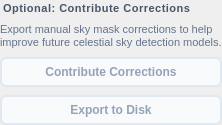
<?xml version="1.0" encoding="UTF-8"?>
<ui version="4.0">
 <class>DenoiseExportSettings</class>
 <widget class="QWidget" name="DenoiseExportSettings">
  <layout class="QVBoxLayout" name="layout">
   <property name="spacing">
    <number>8</number>
   </property>
   <property name="leftMargin">
    <number>0</number>
   </property>
   <property name="topMargin">
    <number>0</number>
   </property>
   <property name="rightMargin">
    <number>0</number>
   </property>
   <property name="bottomMargin">
    <number>0</number>
   </property>
   <item>
    <widget class="QLabel" name="contributeHeading">
     <property name="styleSheet">
      <string notr="true">font-size: 11px;
font-weight: 600;
color: #475569;
text-transform: uppercase;
letter-spacing: 0.5px;
margin-top: 2px;</string>
     </property>
     <property name="text">
      <string>Optional: Contribute Corrections</string>
     </property>
    </widget>
   </item>
   <item>
    <widget class="QLabel" name="contributeHint">
     <property name="styleSheet">
      <string notr="true">font-size: 11px;
color: #64748b;
line-height: 1.3;</string>
     </property>
     <property name="text">
      <string>Export manual sky mask corrections to help improve future celestial sky detection models.</string>
     </property>
     <property name="wordWrap">
      <bool>true</bool>
     </property>
    </widget>
   </item>
   <item>
    <widget class="QPushButton" name="contribute">
     <property name="enabled">
      <bool>false</bool>
     </property>
     <property name="cursor">
      <cursorShape>PointingHandCursor</cursorShape>
     </property>
     <property name="toolTip">
      <string>Requires manual sky mask brush corrections.</string>
     </property>
     <property name="styleSheet">
      <string notr="true">QPushButton#contribute {
    background-color: #0369a1;
    color: #ffffff;
    border: 2px solid #0369a1;
    border-radius: 6px;
    padding: 6px 12px;
    font-weight: 500;
    font-size: 12px;
}
QPushButton#contribute:hover {
    background-color: #075985;
    border-color: #075985;
}
QPushButton#contribute:disabled {
    background-color: #f8fafc;
    color: #94a3b8;
    border-color: #e2e8f0;
}
QPushButton#contribute:focus:enabled { border-color: #0f172a; }</string>
     </property>
     <property name="text">
      <string>Contribute Corrections</string>
     </property>
    </widget>
   </item>
   <item>
    <widget class="QPushButton" name="training">
     <property name="enabled">
      <bool>false</bool>
     </property>
     <property name="cursor">
      <cursorShape>PointingHandCursor</cursorShape>
     </property>
     <property name="toolTip">
      <string>Requires manual sky mask brush corrections.</string>
     </property>
     <property name="styleSheet">
      <string notr="true">QPushButton#training {
    background-color: #ffffff;
    color: #1e293b;
    border: 2px solid #cbd5e1;
    border-radius: 6px;
    padding: 6px 12px;
    font-weight: 500;
    font-size: 12px;
}
QPushButton#training:hover {
    background-color: #f1f5f9;
    border-color: #94a3b8;
}
QPushButton#training:disabled {
    background-color: #f8fafc;
    color: #94a3b8;
    border-color: #e2e8f0;
}
QPushButton#training:focus:enabled { border-color: #0f172a; }</string>
     </property>
     <property name="text">
      <string>Export to Disk</string>
     </property>
    </widget>
   </item>
  </layout>
 </widget>
 <resources/>
 <connections/>
</ui>
